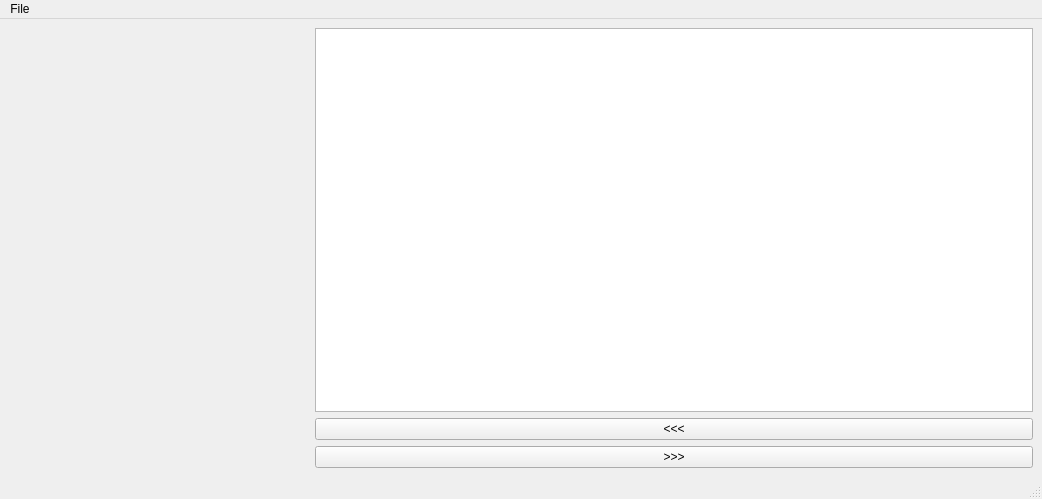
<?xml version="1.0" encoding="UTF-8"?>
<ui version="4.0">
 <class>MainWindow</class>
 <widget class="QMainWindow" name="MainWindow">
  <property name="geometry">
   <rect>
    <x>0</x>
    <y>0</y>
    <width>1042</width>
    <height>499</height>
   </rect>
  </property>
  <property name="windowTitle">
   <string>MainWindow</string>
  </property>
  <widget class="QWidget" name="centralwidget">
   <layout class="QHBoxLayout" name="horizontalLayout">
    <item>
     <widget class="QLabel" name="label">
      <property name="minimumSize">
       <size>
        <width>300</width>
        <height>0</height>
       </size>
      </property>
      <property name="text">
       <string/>
      </property>
     </widget>
    </item>
    <item>
     <layout class="QVBoxLayout" name="verticalLayout_2">
      <item>
       <widget class="QTextEdit" name="textEdit"/>
      </item>
      <item>
       <widget class="QPushButton" name="pushButton_2">
        <property name="text">
         <string>&lt;&lt;&lt;</string>
        </property>
       </widget>
      </item>
      <item>
       <widget class="QPushButton" name="pushButton">
        <property name="text">
         <string>&gt;&gt;&gt;</string>
        </property>
       </widget>
      </item>
     </layout>
    </item>
   </layout>
  </widget>
  <widget class="QMenuBar" name="menubar">
   <property name="geometry">
    <rect>
     <x>0</x>
     <y>0</y>
     <width>1042</width>
     <height>31</height>
    </rect>
   </property>
   <widget class="QMenu" name="menuFile">
    <property name="title">
     <string>File</string>
    </property>
    <addaction name="actionLoad"/>
    <addaction name="actionSave"/>
    <addaction name="actionQuit"/>
   </widget>
   <addaction name="menuFile"/>
  </widget>
  <widget class="QStatusBar" name="statusbar"/>
  <action name="actionLoad">
   <property name="text">
    <string>Load</string>
   </property>
  </action>
  <action name="actionSave">
   <property name="text">
    <string>Save </string>
   </property>
  </action>
  <action name="actionQuit">
   <property name="text">
    <string>Quit</string>
   </property>
  </action>
 </widget>
 <resources/>
 <connections/>
</ui>
